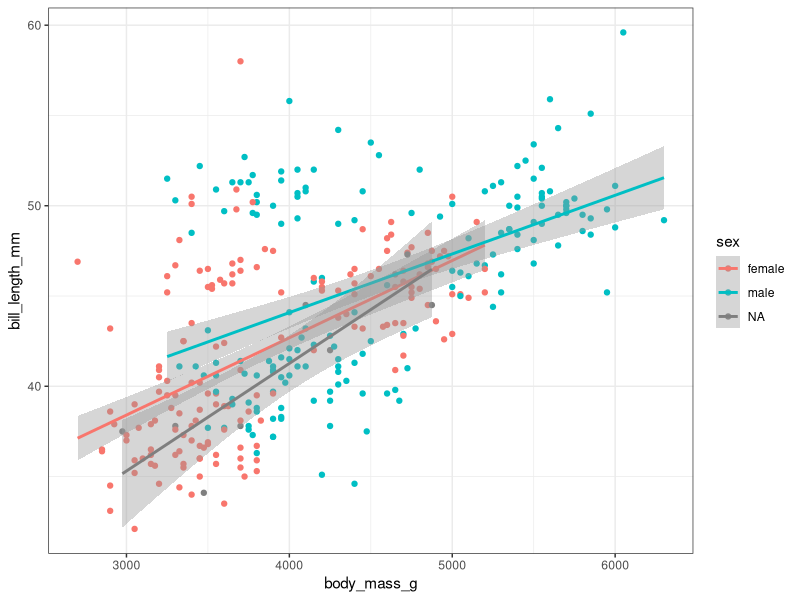

Write R code to recreate this figure.
# === Interactions --------------------------------------------------------
# Alec L. Robitaille



# Packages ----------------------------------------------------------------
library(ggplot2)
library(data.table)
library(palmerpenguins)
library(lme4)


# Data --------------------------------------------------------------------
data("penguins")
setDT(penguins)




# Plot --------------------------------------------------------------------
ggplot(penguins, aes(body_mass_g, bill_length_mm, color = sex)) +
	geom_point() +
	geom_smooth(method = 'glm') +
	theme_bw()




# Model -------------------------------------------------------------------
m <- glm(bill_length_mm ~ body_mass_g * sex, data = penguins)

